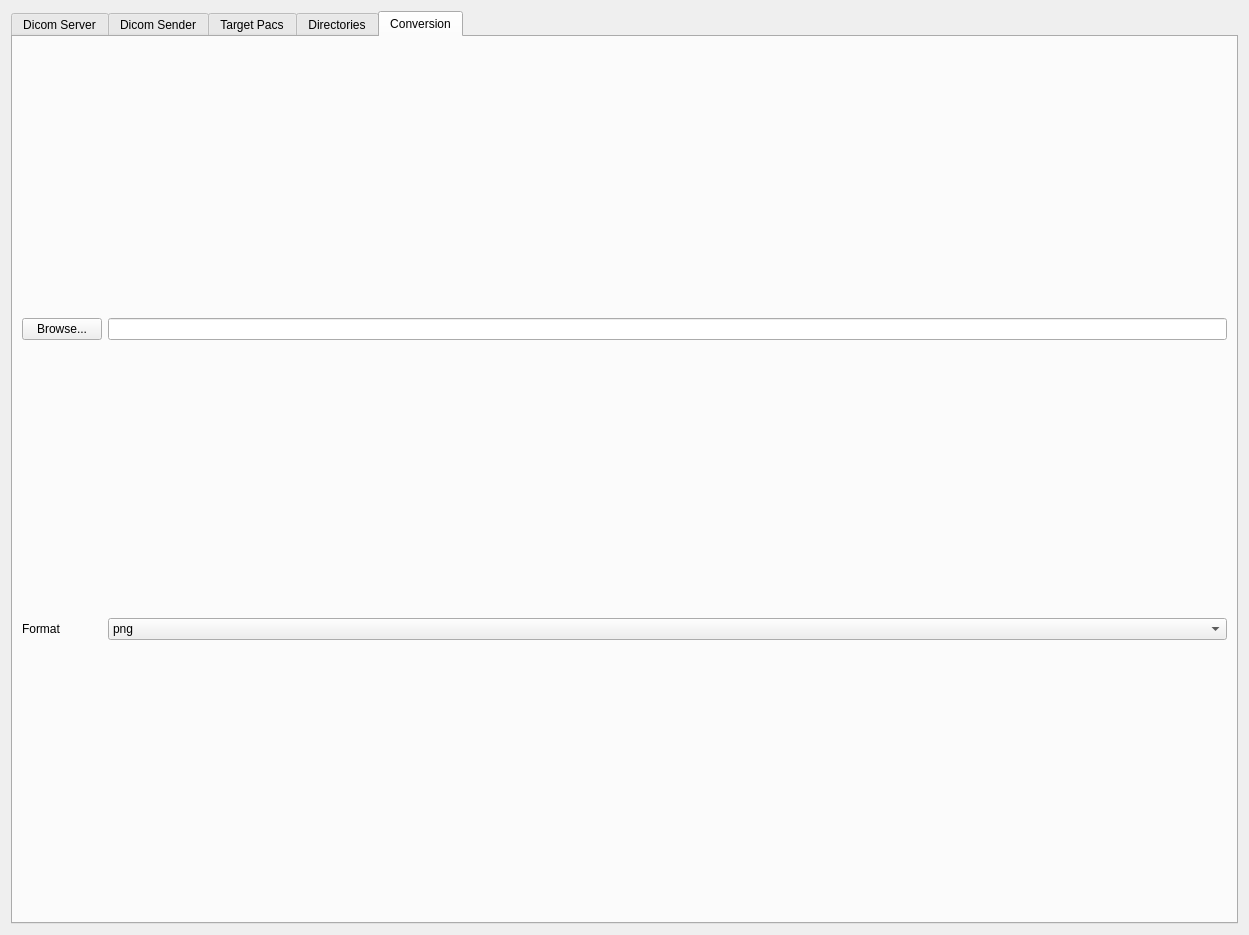
<?xml version="1.0" encoding="UTF-8"?>
<ui version="4.0">
 <class>Form</class>
 <widget class="QWidget" name="Form">
  <property name="geometry">
   <rect>
    <x>0</x>
    <y>0</y>
    <width>1249</width>
    <height>935</height>
   </rect>
  </property>
  <property name="windowTitle">
   <string>Form</string>
  </property>
  <layout class="QGridLayout" name="gridLayout">
   <item row="0" column="0">
    <widget class="QTabWidget" name="tabWidget">
     <property name="currentIndex">
      <number>4</number>
     </property>
     <widget class="QWidget" name="dicomServerTab">
      <attribute name="title">
       <string>Dicom Server</string>
      </attribute>
      <layout class="QGridLayout" name="gridLayout_2">
       <item row="0" column="0">
        <widget class="DicomNetworkSettingWidget" name="dicomServerWidget" native="true"/>
       </item>
      </layout>
     </widget>
     <widget class="QWidget" name="dicomSenderTab">
      <attribute name="title">
       <string>Dicom Sender</string>
      </attribute>
      <layout class="QGridLayout" name="gridLayout_3">
       <item row="0" column="0">
        <widget class="DicomNetworkSettingWidget" name="dicomSenderWidget" native="true"/>
       </item>
      </layout>
     </widget>
     <widget class="QWidget" name="tab">
      <attribute name="title">
       <string>Target Pacs</string>
      </attribute>
      <layout class="QGridLayout" name="gridLayout_5">
       <item row="0" column="0">
        <widget class="DicomNetworkSettingWidget" name="targetPacsWidget" native="true"/>
       </item>
      </layout>
     </widget>
     <widget class="QWidget" name="directoriesTab">
      <attribute name="title">
       <string>Directories</string>
      </attribute>
      <layout class="QGridLayout" name="gridLayout_4">
       <item row="2" column="0">
        <widget class="QLabel" name="label_4">
         <property name="text">
          <string>Temp Folder</string>
         </property>
        </widget>
       </item>
       <item row="0" column="0">
        <widget class="QLabel" name="label">
         <property name="text">
          <string>Run Folder</string>
         </property>
        </widget>
       </item>
       <item row="3" column="3">
        <widget class="QPushButton" name="storageFldrBtn">
         <property name="text">
          <string>......</string>
         </property>
        </widget>
       </item>
       <item row="1" column="3">
        <widget class="QPushButton" name="logFldrBtn">
         <property name="text">
          <string>.......</string>
         </property>
        </widget>
       </item>
       <item row="1" column="2">
        <widget class="QLineEdit" name="logFldrLineUnit"/>
       </item>
       <item row="0" column="3">
        <widget class="QPushButton" name="runFldrbtn">
         <property name="text">
          <string>.....</string>
         </property>
        </widget>
       </item>
       <item row="0" column="2">
        <widget class="QLineEdit" name="runFdrLineUnit"/>
       </item>
       <item row="1" column="0">
        <widget class="QLabel" name="label_2">
         <property name="text">
          <string>Log Folder</string>
         </property>
        </widget>
       </item>
       <item row="3" column="0">
        <widget class="QLabel" name="label_3">
         <property name="text">
          <string>Storage Folder</string>
         </property>
        </widget>
       </item>
       <item row="3" column="2">
        <widget class="QLineEdit" name="storageFldrLineUnit"/>
       </item>
       <item row="2" column="2">
        <widget class="QLineEdit" name="tmpFldrLineUnit"/>
       </item>
       <item row="2" column="3">
        <widget class="QPushButton" name="tmpFldrBtn">
         <property name="text">
          <string>.......</string>
         </property>
        </widget>
       </item>
       <item row="4" column="0">
        <widget class="QLabel" name="label_6">
         <property name="text">
          <string>Case Folder Name</string>
         </property>
        </widget>
       </item>
       <item row="4" column="2" colspan="2">
        <widget class="QComboBox" name="comboBox">
         <item>
          <property name="text">
           <string>Last Name</string>
          </property>
         </item>
         <item>
          <property name="text">
           <string>Patient ID</string>
          </property>
         </item>
         <item>
          <property name="text">
           <string>Date</string>
          </property>
         </item>
        </widget>
       </item>
      </layout>
     </widget>
     <widget class="QWidget" name="ConversionTab">
      <attribute name="title">
       <string>Conversion</string>
      </attribute>
      <layout class="QGridLayout" name="gridLayout_6">
       <item row="1" column="0">
        <widget class="QLabel" name="label_5">
         <property name="text">
          <string>Format</string>
         </property>
        </widget>
       </item>
       <item row="1" column="1">
        <widget class="QComboBox" name="cnvFmtComboBox">
         <item>
          <property name="text">
           <string>png</string>
          </property>
         </item>
         <item>
          <property name="text">
           <string>jpg</string>
          </property>
         </item>
         <item>
          <property name="text">
           <string>bmp</string>
          </property>
         </item>
         <item>
          <property name="text">
           <string>pdf</string>
          </property>
         </item>
        </widget>
       </item>
       <item row="0" column="0">
        <widget class="QPushButton" name="cnvDirBrowsePushButton">
         <property name="text">
          <string>Browse...</string>
         </property>
        </widget>
       </item>
       <item row="0" column="1">
        <widget class="QLineEdit" name="cnvDirLineEdit"/>
       </item>
      </layout>
     </widget>
    </widget>
   </item>
  </layout>
 </widget>
 <customwidgets>
  <customwidget>
   <class>DicomNetworkSettingWidget</class>
   <extends>QWidget</extends>
   <header>DicomNetworkSettingWidget.h</header>
   <container>1</container>
  </customwidget>
 </customwidgets>
 <resources/>
 <connections/>
</ui>
